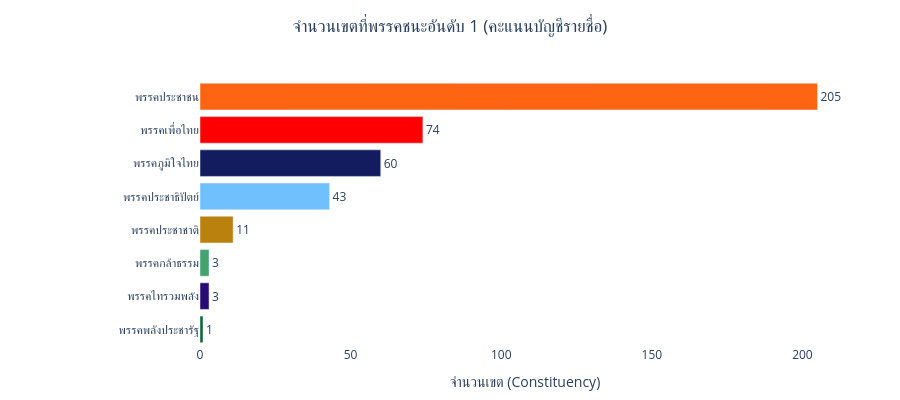

This figure's notebook cell:
### Code cell
#plot bar chart แนวนอน ให้ x เป็น จำนวนเขตที่ชนะ และ y เป็นชื่อพรรค
fig = px.bar(
    partywin_summary,
    x='zone',                   
    y='Winner_Party',            
    orientation='h',            
    color='Winner_Party',        
    color_discrete_map=party_colors, 
    text='zone',              
    title='จำนวนเขตที่พรรคชนะอันดับ 1 (คะแนนบัญชีรายชื่อ)',
    labels={'Winner_Party': 'ชื่อพรรค', 'zone': 'จำนวนเขตที่ชนะ'},
    height=max(400, len(partywin_summary) * 40) 
)


fig.update_layout(
    showlegend=False,
    margin=dict(l=200, r=50, t=80, b=50), 
    xaxis_title="จำนวนเขต (Constituency)",
    yaxis_title="",
    plot_bgcolor='white',
    title={
        'y':0.95,
        'x':0.5,
        'xanchor': 'center',
        'yanchor': 'top'
    }
)

fig.update_traces(
    textposition='outside', 
    cliponaxis=False
)

fig.show()

### Figure 1 — Plotly figure (JSON) as saved in the notebook; plotly's stock layout.template omitted (floating-point values rounded to 4 significant figures)
{"data": [{"cliponaxis": false, "hovertemplate": "ชื่อพรรค=%{y}<br>จำนวนเขตที่ชนะ=%{text}<extra></extra>", "legendgroup": "พรรคประชาชน", "marker": {"color": "#ff6412", "pattern": {"shape": ""}}, "name": "พรรคประชาชน", "orientation": "h", "showlegend": true, "text": [205.0], "textposition": "outside", "type": "bar", "x": [205], "xaxis": "x", "y": ["พรรคประชาชน"], "yaxis": "y"}, {"cliponaxis": false, "hovertemplate": "ชื่อพรรค=%{y}<br>จำนวนเขตที่ชนะ=%{text}<extra></extra>", "legendgroup": "พรรคเพื่อไทย", "marker": {"color": "#fe0000", "pattern": {"shape": ""}}, "name": "พรรคเพื่อไทย", "orientation": "h", "showlegend": true, "text": [74.0], "textposition": "outside", "type": "bar", "x": [74], "xaxis": "x", "y": ["พรรคเพื่อไทย"], "yaxis": "y"}, {"cliponaxis": false, "hovertemplate": "ชื่อพรรค=%{y}<br>จำนวนเขตที่ชนะ=%{text}<extra></extra>", "legendgroup": "พรรคภูมิใจไทย", "marker": {"color": "#131c5f", "pattern": {"shape": ""}}, "name": "พรรคภูมิใจไทย", "orientation": "h", "showlegend": true, "text": [60.0], "textposition": "outside", "type": "bar", "x": [60], "xaxis": "x", "y": ["พรรคภูมิใจไทย"], "yaxis": "y"}, {"cliponaxis": false, "hovertemplate": "ชื่อพรรค=%{y}<br>จำนวนเขตที่ชนะ=%{text}<extra></extra>", "legendgroup": "พรรคประชาธิปัตย์", "marker": {"color": "#70c0fd", "pattern": {"shape": ""}}, "name": "พรรคประชาธิปัตย์", "orientation": "h", "showlegend": true, "text": [43.0], "textposition": "outside", "type": "bar", "x": [43], "xaxis": "x", "y": ["พรรคประชาธิปัตย์"], "yaxis": "y"}, {"cliponaxis": false, "hovertemplate": "ชื่อพรรค=%{y}<br>จำนวนเขตที่ชนะ=%{text}<extra></extra>", "legendgroup": "พรรคประชาชาติ", "marker": {"color": "#ba810e", "pattern": {"shape": ""}}, "name": "พรรคประชาชาติ", "orientation": "h", "showlegend": true, "text": [11.0], "textposition": "outside", "type": "bar", "x": [11], "xaxis": "x", "y": ["พรรคประชาชาติ"], "yaxis": "y"}, {"cliponaxis": false, "hovertemplate": "ชื่อพรรค=%{y}<br>จำนวนเขตที่ชนะ=%{text}<extra></extra>", "legendgroup": "พรรคกล้าธรรม", "marker": {"color": "#44a26e", "pattern": {"shape": ""}}, "name": "พรรคกล้าธรรม", "orientation": "h", "showlegend": true, "text": [3.0], "textposition": "outside", "type": "bar", "x": [3], "xaxis": "x", "y": ["พรรคกล้าธรรม"], "yaxis": "y"}, {"cliponaxis": false, "hovertemplate": "ชื่อพรรค=%{y}<br>จำนวนเขตที่ชนะ=%{text}<extra></extra>", "legendgroup": "พรรคไทรวมพลัง", "marker": {"color": "#2a0b73", "pattern": {"shape": ""}}, "name": "พรรคไทรวมพลัง", "orientation": "h", "showlegend": true, "text": [3.0], "textposition": "outside", "type": "bar", "x": [3], "xaxis": "x", "y": ["พรรคไทรวมพลัง"], "yaxis": "y"}, {"cliponaxis": false, "hovertemplate": "ชื่อพรรค=%{y}<br>จำนวนเขตที่ชนะ=%{text}<extra></extra>", "legendgroup": "พรรคพลังประชารัฐ", "marker": {"color": "#096735", "pattern": {"shape": ""}}, "name": "พรรคพลังประชารัฐ", "orientation": "h", "showlegend": true, "text": [1.0], "textposition": "outside", "type": "bar", "x": [1], "xaxis": "x", "y": ["พรรคพลังประชารัฐ"], "yaxis": "y"}], "layout": {"barmode": "relative", "height": 400, "legend": {"title": {"text": "ชื่อพรรค"}, "tracegroupgap": 0}, "margin": {"b": 50, "l": 200, "r": 50, "t": 80}, "plot_bgcolor": "white", "showlegend": false, "title": {"text": "จำนวนเขตที่พรรคชนะอันดับ 1 (คะแนนบัญชีรายชื่อ)", "x": 0.5, "xanchor": "center", "y": 0.95, "yanchor": "top"}, "xaxis": {"anchor": "y", "domain": [0, 1], "title": {"text": "จำนวนเขต (Constituency)"}}, "yaxis": {"anchor": "x", "categoryarray": ["พรรคพลังประชารัฐ", "พรรคไทรวมพลัง", "พรรคกล้าธรรม", "พรรคประชาชาติ", "พรรคประชาธิปัตย์", "พรรคภูมิใจไทย", "พรรคเพื่อไทย", "พรรคประชาชน"], "categoryorder": "array", "domain": [0, 1], "title": {"text": ""}}}}
